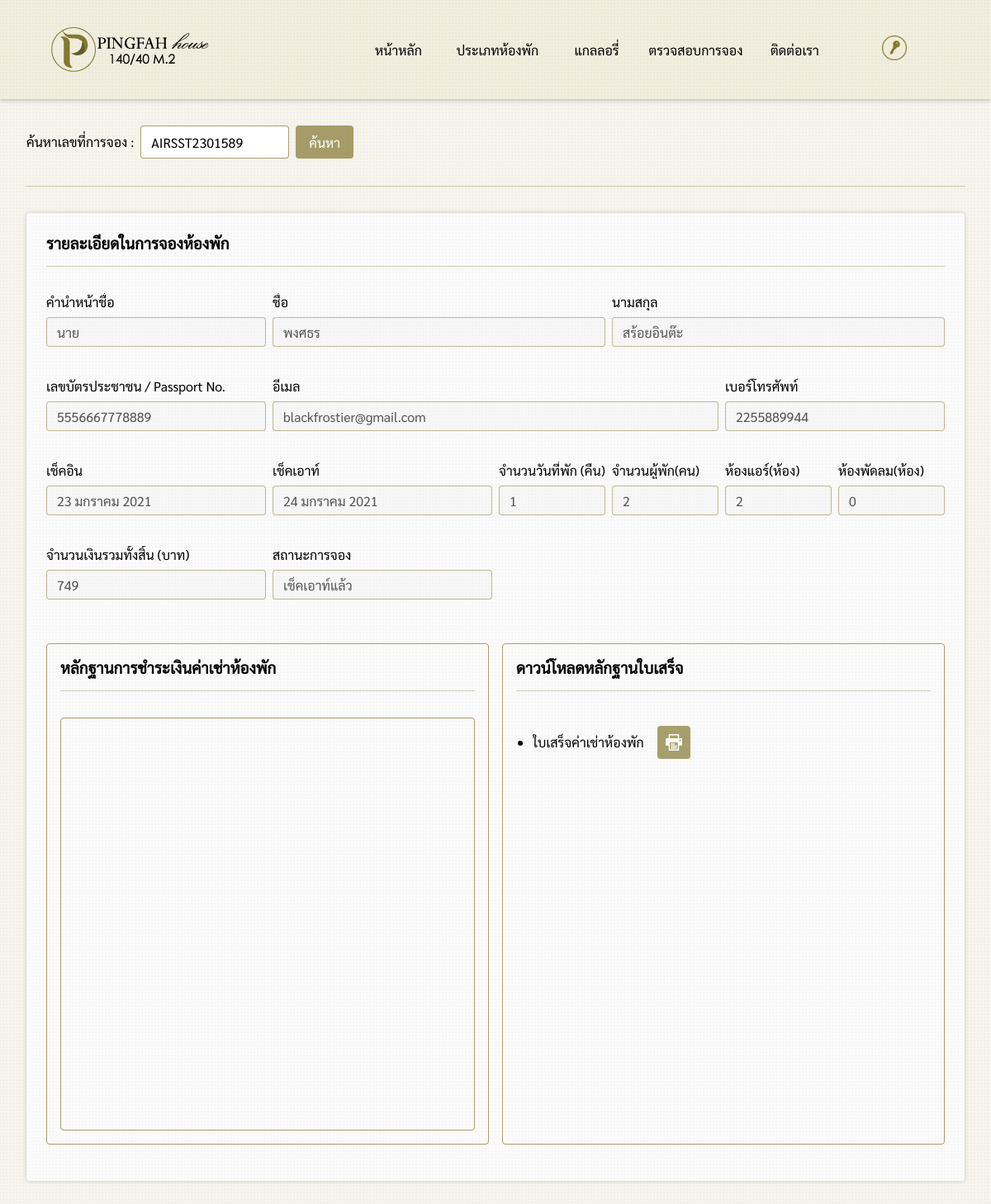
/pages/checkCode.php?code=AIRSST2301589, run on the app's committed database.
### tables this page shows
CREATE TABLE `daily` (
  `daily_id` int(11) NOT NULL,
  `name_title` varchar(10) NOT NULL,
  `firstname` varchar(200) NOT NULL,
  `lastname` varchar(200) NOT NULL,
  `id_card` varchar(200) NOT NULL,
  `email` varchar(200) NOT NULL,
  `tel` varchar(200) NOT NULL,
  `code` varchar(200) NOT NULL,
  `check_in` varchar(200) NOT NULL,
  `check_out` varchar(200) NOT NULL,
  `night` int(2) NOT NULL,
  `people` int(2) NOT NULL,
  `air_room` int(2) NOT NULL,
  `fan_room` int(2) NOT NULL,
  `daily_status` varchar(200) NOT NULL,
  `total_room_price` float(11,2) NOT NULL,
  `vat` float(11,2) NOT NULL,
  `total_price` float(11,2) NOT NULL,
  `payment_price` float(11,2) NOT NULL,
  `payment_img` varchar(200) DEFAULT NULL,
  `warning_date` varchar(20) DEFAULT NULL,
  `room_select` varchar(200) DEFAULT NULL
);

### pages/checkCode.php (the view, shortened to what this page needs)
<?php
$code = @$_REQUEST["code"];
function DateThai($strDate)
{
    $strYear = date("Y",strtotime($strDate));
    $strMonth= date("n",strtotime($strDate));
    $strDay= date("d",strtotime($strDate));
    $strMonthCut = Array("","มกราคม", "กุมภาพันธ์", "มีนาคม","เมษายน", "พฤษภาคม", "มิถุนายน", "กรกฎาคม","สิงหาคม", "กันยายน", "ตุลาคม", "พฤศจิกายน", "ธันวาคม");
    $strMonthThai=$strMonthCut[$strMonth];
    return "$strDay $strMonthThai $strYear";
}
?>
<!DOCTYPE html>
<html lang="en">
<head>
    <link rel="stylesheet" href="../css/checkCode.css">
    <link rel="stylesheet" href="../css/mainTop.css">
</head>
<body>
    <?php
    include("../components/maintopbar.php");
    ?>
    <div class="box">
        <div class="search">
            <label style="padding:9px 8px 0 0">ค้นหาเลขที่การจอง : </label>
            <div>
               <input type="text" id="code" value="<?php echo $code; ?>">
            </div>
            <button style="margin: 0 8px;" id="searchCode">ค้นหา</button>
        </div>
        <div class="hr"></div>
        <?php
        if(isset($code)){
            include("connection.php");
            $sql = "SELECT * FROM daily WHERE code = '$code' AND daily_status != 'ยกเลิกการจอง'";
            $result = $conn->query($sql);
            if ($result->num_rows > 0) {
                while($row = $result->fetch_assoc()) {
        ?>
        <div class="checkCode-box">
            <h3>รายละเอียดในการจองห้องพัก</h3>
            <div class="hr"></div>
            <div class="grid-container">
                <div class="name_title">
                    <p>คำนำหน้าชื่อ</p>
                    <input type="text" value="<?php echo $row["name_title"]; ?>" disabled>
                </div>
                <div class="firstname">
                    <p>ชื่อ</p>
                    <input type="text" value="<?php echo $row["firstname"]; ?>" disabled>
                </div>
                <div class="lastname">
                    <p>นามสกุล</p>
                    <input type="text" value="<?php echo $row["lastname"]; ?>" disabled>
                </div>
                <div class="id_card">
                    <p>เลขบัตรประชาชน / Passport No.</p>
                    <input type="text" value="<?php echo $row["id_card"]; ?>" disabled>
                </div>
                <div class="email">
                    <p>อีเมล</p>
                    <input type="text" value="<?php echo $row["email"]; ?>" disabled>
                </div>
                <div class="tel">
                    <p>เบอร์โทรศัพท์</p>
                    <input type="text" value="<?php echo $row["tel"]; ?>" disabled>
                </div>
                <div class="check_in">
                    <p>เช็คอิน</p>
                    <input type="text" value="<?php echo DateThai($row["check_in"]); ?>" disabled>
                </div>
                <div class="check_out">
                    <p>เช็คเอาท์</p>
                    <input type="text" value="<?php echo DateThai($row["check_out"]); ?>" disabled>
                </div>
                <div class="night">
                    <p>จำนวนวันที่พัก (คืน)</p>
                    <input type="text" name="night" id="night" value="<?php echo $row["night"]; ?>" disabled>
                </div>
                <div class="people">
                    <p>จำนวนผู้พัก(คน)</p>
                    <input type="text" name="people" id="people" value="<?php echo $row["people"]; ?>" disabled>
                </div>
                <div class="air">
                    <p>ห้องแอร์(ห้อง)</p>
                    <input type="text" name="air" id="air" value="<?php echo $row["air_room"]; ?>" disabled>
                </div>
                <div class="fan">
                    <p>ห้องพัดลม(ห้อง)</p>
                    <input type="text" name="fan" id="fan" value="<?php echo $row["fan_room"]; ?>" disabled>
                </div>
                <div class="total_price">
                    <p>จำนวนเงินรวมทั้งสิ้น (บาท)</p>
                    <input type="text" value="<?php echo number_format($row["total_price"]); ?>" disabled>
                </div>
                <div class="status">
                    <label>สถานะการจอง</label>
                    <input type="text" class="input-status" value="<?php echo $row['daily_status']; ?>" disabled>
                </div>
            </div>
            <form action="mainpage_function/addPayment_image.php?daily_id=<?php echo $row['daily_id']; ?>" method="POST" enctype="multipart/form-data">
                <div id="g" style="padding-top:32px;height:659px;">
                    <div class="grid-box">
                        <div style="border:1px solid rgb(131, 120, 47, 0.7);border-radius:4px;padding:16px;">
                            <h3>หลักฐานการชำระเงินค่าเช่าห้องพัก</h3>
                            <div class="hr"></div>
                            <div class="img-box" id="id_box">
                            </div>
                        </div>
                        <div style="border:1px solid rgb(131, 120, 47, 0.7);border-radius:4px;padding:16px;">
                            <h3>ดาวน์โหลดหลักฐานใบเสร็จ</h3>
                            <div class="hr"></div>
                            <div>
                                <ul>
                                    <li>
                                        <div>
                                            <p>ใบเสร็จค่าเช่าห้องพัก</p>
                                            <?php
                                            if($row["daily_status"] != "รอการยืนยัน" && $row["daily_status"] != "ยกเลิกการจอง"){
                                            ?>
                                            <a href="receipt_price.php?code=<?php echo $row["code"]; ?>" target="_blank" ><button type="button" class="print"></button></a>
                                            <?php
                                            }else{
                                            ?>
                                            <button type="button" class="print" style="margin:0 16px;" disabled></button>
                                            <?php } ?>
                                        </div>
                                    </li>
                                </ul>
                            </div>
                        </div>
                    </div>
                </div>
            </form>
        </div>
        <?php
        }}else{
            echo "ไม่พบข้อมูล";
        }}
        ?>
    </div>
</body>
</html>

### components/maintopbar.php (shortened to what this page needs)
<div class="topbar" id="top">
    <img src="/Pingfah/img/logo.png" alt="" class="logo">
    <ul id="menu">
        <a href="/Pingfah/index.php">
            <li>หน้าหลัก</li>
        </a>
        <a href="/Pingfah/pages/roomList.php">
            <li>ประเภทห้องพัก</li>
        </a>
        <a href="/Pingfah/pages/gallery.php">
            <li>แกลลอรี่</li>
        </a>
        <a href="/Pingfah/pages/checkCode.php">
            <li>ตรวจสอบการจอง</li>
        </a>
        <a href="#contact">
            <li>ติดต่อเรา</li>
        </a>
        <li>
            <a href="/Pingfah/pages/login.php"><img src="/Pingfah/img/tool/login-btn.png" alt=""></a>
        </li>
    </ul>
</div>

### css/checkCode.css (style rules this page uses)
* { margin: 0; padding: 0; box-sizing: border-box; font-family: Sarabun; }
body { background: url('../img/tool/bg.png'); }
body::before { content: ''; position: absolute; z-index: -1; top: 0px; right: 0px; bottom: -340px; left: 0px; background: url('../img/tool/flower.png') bottom left no-repeat,url('../img/tool/flower2.png') bottom right no-repeat; opacity: 0.2; }
.box { width: 1200px; margin: auto; padding: 32px; }
.box .search { display: flex; justify-content: flex-start; height: 57px; }
.box .search input { width: 180px; height: 40px; padding: 0 12px; border: 1px solid rgb(131, 120, 47, 0.7); border-radius: 4px; font-size: 16px; }
.hr { margin: 16px auto 32px auto; border-bottom: 1px solid rgb(131, 120, 47, 0.7); opacity: 0.5; }
.box .checkCode-box { width: 100%; height: auto; background-image: url("../img/tool/bg2.png"); border-radius: 4px; padding: 24px; -webkit-box-shadow: 0px 0px 5px 0px rgba(0, 0, 0, 0.2); -moz-box-shadow: 0px 0px 5px 0px rgba(0, 0, 0, 0.2); box-shadow: 0px 0px 5px 0px rgba(0, 0, 0, 0.2); }
p { text-overflow: ellipsis; display: block; overflow: hidden; white-space: nowrap; }
.grid-container { display: grid; grid-template-columns: 1fr 1fr 1fr 1fr 1fr 1fr 1fr 1fr; grid-template-rows: 1fr 1fr 1fr; gap: 16px 8px; grid-template-areas: "name_title name_title firstname firstname firstname lastname lastname lastname" "id_card id_card email email email email tel tel" "check_in check_in check_out check_out night people air fan" "total_price total_price status status . . . ."; }
.name_title { grid-area: name_title; height: 86px; }
.id_card { grid-area: id_card; height: 86px; }
.firstname { grid-area: firstname; height: 86px; }
.lastname { grid-area: lastname; height: 86px; }
.email { grid-area: email; height: 86px; }
.tel { grid-area: tel; height: 86px; }
.check_in { grid-area: check_in; height: 86px; }
.check_out { grid-area: check_out; height: 86px; }
.night { grid-area: night; height: 86px; }
.people { grid-area: people; height: 86px; }
.air { grid-area: air; height: 86px; }
.fan { grid-area: fan; height: 86px; }
.total_price { grid-area: total_price; height: 86px; }
.status { grid-area: status; height: 86px; }
.box .checkCode-box input:not([type=file]) { margin-top: 8px; width: 100%; height: 36px; padding: 0 12px; border: 1px solid rgb(131, 120, 47, 0.5); border-radius: 4px; font-size: 16px; outline: none; transition: 0.3s; }
.box .checkCode-box .input-status { margin-top: 8px; width: 150px; height: 36px; padding: 0 12px; border: 1px solid rgb(131, 120, 47, 0.5); border-radius: 4px; font-size: 16px; outline: none; transition: 0.3s; }
.box .checkCode-box .grid-box { display: grid; grid-template-columns: 1fr 1fr; column-gap: 16px; }
.box .checkCode-box .grid-box .img-box { width: 100%; height: 500px; border: 1px solid rgb(131, 120, 47, 0.7); border-radius: 4px; overflow: hidden; position: relative; }
.box button { width: auto; height: 40px; margin: 0 16px; padding: 0 16px; border-radius: 4px; border: none; background-color: rgb(131, 120, 47, 0.7); font-size: 16px; font-weight: 500; color: #fff; cursor: pointer; transition: 0.3s; }
.box .checkCode-box .grid-box ul { padding-left: 20px; }
.box .checkCode-box .grid-box ul li { line-height: 60px; }
.box .checkCode-box .grid-box ul li div { display: flex; align-items: center; }
.box .checkCode-box .grid-box ul li div a { margin: 0 16px; width: 40px; height: 40px; }
.box .checkCode-box .grid-box ul li .print { width: 40px; height: 40px; margin: 0; border-radius: 4px; border: none; background-color: rgb(131, 120, 47, 0.7); background-image: url("../img/tool/printer.png"); background-repeat: no-repeat; background-position: center; font-size: 16px; font-weight: 500; color: #fff; cursor: pointer; transition: 0.3s; }

### data on the page
daily: name_title "นาย", firstname "พงศธร", lastname "สร้อยอินต๊ะ", id_card "5556667778889", email "blackfrostier@gmail.com", tel "2255889944", check_in "23 มกราคม 2021", check_out "24 มกราคม 2021", night "1", people "2", air "2", fan "0", total_price "749", daily_status "เช็คเอาท์แล้ว"
